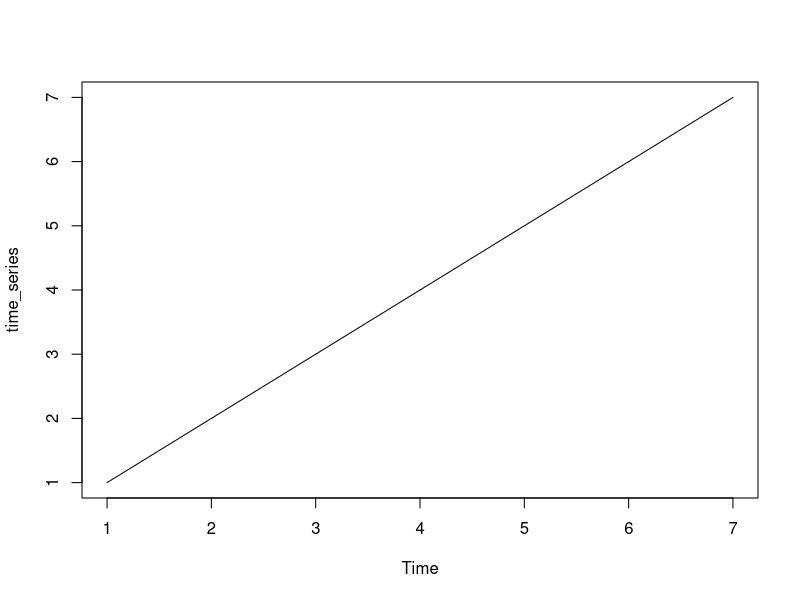

Recreate this plot in R. (Note: this script raises an error after producing the figure.)
# Snippet 1: Introduction to Time Series Analysis
time_series <- ts(c(1, 2, 3, 4, 5, 6, 7))
plot(time_series)

# Snippet 2: Stationarity and Differencing
library(tseries)

adf.test(time_series) # ADF test
time_series_diff <- diff(time_series) # Differencing

# Snippet 3: ARIMA Model
model <- arima(time_series, order=c(1, 1, 1))
forecast <- predict(model, n.ahead = 1)$pred # Forecasting

# Snippet 4: Forecasting and Validation
mse <- mean((time_series[2:7] - time_series_diff)^2)
